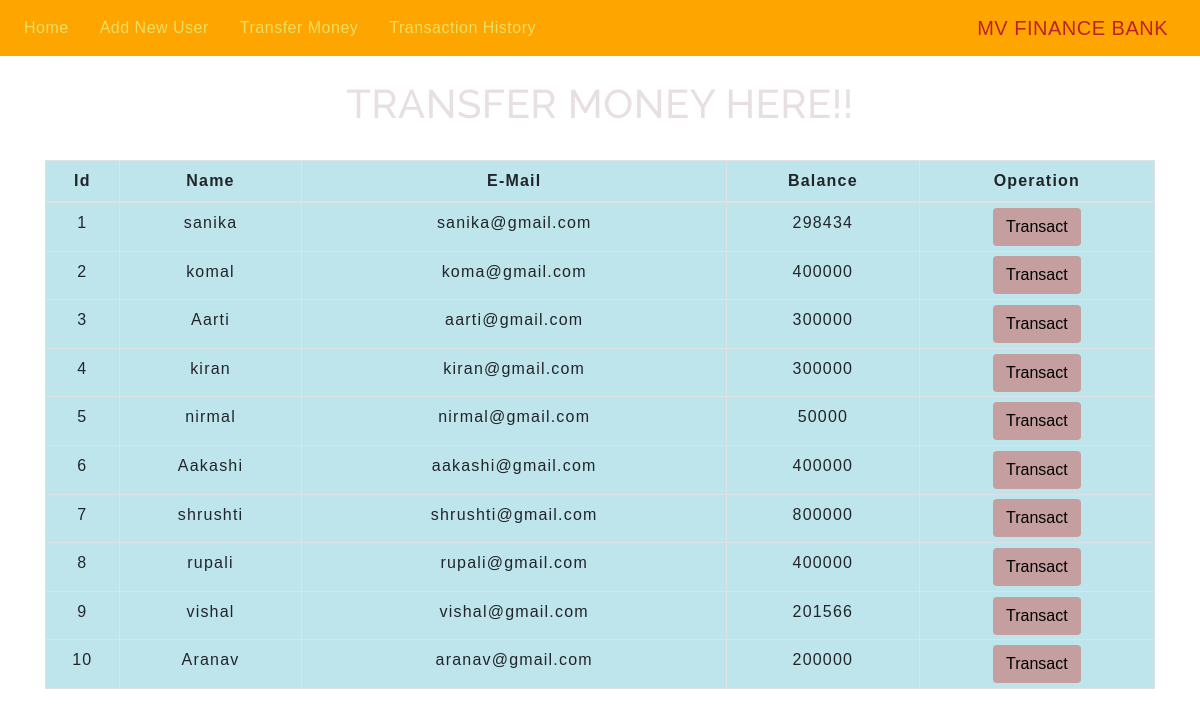
The app's page /transfermoney.php with its own data.
### tables this page shows
CREATE TABLE `customer` (
  `Id` int(3) NOT NULL,
  `Cname` varchar(20) NOT NULL,
  `Email` varchar(20) NOT NULL,
  `Current_balance` int(10) NOT NULL
);

### transfermoney.php (the view, shortened to what this page needs)
<!DOCTYPE html>
<html lang="en">
<head>
    <link rel="stylesheet" href="https://maxcdn.bootstrapcdn.com/bootstrap/4.0.0/css/bootstrap.min.css">
    <link rel="stylesheet" type="text/css" href="css/table.css">
    <link rel="stylesheet" type="text/css" href="css/navbar.css">
</head>
<body>
<?php
    include 'connect.php';
    $sql = "SELECT * FROM customer";
    $result = mysqli_query($conn,$sql);
?>
<?php
  include 'navbar.php';
?>
<div class="container">
        <h2 class="text-center pt-4">TRANSFER MONEY HERE!!</h2>
        <br>
            <div class="row">
                <div class="col">
                    <div class="table-responsive-sm">
                    <table class="table table-hover table-sm table-info table-condensed table-bordered">
                        <thead>
                            <tr>
                            <th scope="col" class="text-center py-2">Id</th>
                            <th scope="col" class="text-center py-2">Name</th>
                            <th scope="col" class="text-center py-2">E-Mail</th>
                            <th scope="col" class="text-center py-2">Balance</th>
                            <th scope="col" class="text-center py-2">Operation</th>
                            </tr>
                        </thead>
                        <tbody>
                <?php
                    while($rows=mysqli_fetch_assoc($result)){
                ?>
                    <tr>
                        <td class="py-2"><?php echo $rows['Id'] ?></td>
                        <td class="py-2"><?php echo $rows['Cname']?></td>
                        <td class="py-2"><?php echo $rows['Email']?></td>
                        <td class="py-2"><?php echo $rows['Current_balance']?></td>
                        <td><a href="selecteduserdetail.php?id= <?php echo $rows['Id'] ;?>"> <button type="button" class="btn">Transact</button></a></td>
                    </tr>
                <?php
                    }
                ?>
                        </tbody>
                    </table>
                    </div>
                </div>
            </div>
         </div>
</body>
</html>

### navbar.php (shortened to what this page needs)
  <nav style="background: orange;"class="navbar navbar-expand-md ">
  <div  class="collapse navbar-collapse" id="collapsibleNavbar">
        <ul class="navbar-nav mr-auto">
          <li class="nav-item">
            <a class="nav-link" href="index.php">Home</a>
          </li>
          <li class="nav-item">
            <a class="nav-link" href="createuser.php">Add New User</a>
          </li>
          <li class="nav-item">
            <a class="nav-link" href="transfermoney.php">Transfer Money</a>
          </li>
          <li class="nav-item">
            <a class="nav-link" href="transactionhistory.php">Transaction History</a>
          </li>
      </div>
<a class="navbar-brand" href="index.php">MV FINANCE BANK</a>
   </nav>

### css/table.css (style rules this page uses)
* { padding: 0; margin: 0; box-sizing: border-box; font-family: sans-serif; }
h2 { font-size: 40px; }
table { letter-spacing: 1.2px; }
td { text-align: center; }
button { border:none; background: #c59f9f; transition: 1s; }

### css/navbar.css (style rules this page uses)
.nav-link { margin-right: 15px; color:#e7df64; letter-spacing: 0.5px; transition: 0.5s; }
.navbar-brand { color: #bd2130; letter-spacing: 0.5px; }
h2 { color: #e7dfe3; letter-spacing: 0.5px; font-family: raleway; }

### transfermoney.php (style rules this page uses)
body { background-color: #fff; }
button { transition: 1.5s; }

### records on screen
customer: Id "1", Cname "sanika", Email "sanika@gmail.com", Current_balance "298434"
customer: Id "2", Cname "komal", Email "koma@gmail.com", Current_balance "400000"
customer: Id "3", Cname "Aarti", Email "aarti@gmail.com", Current_balance "300000"
customer: Id "4", Cname "kiran", Email "kiran@gmail.com", Current_balance "300000"
customer: Id "5", Cname "nirmal", Email "nirmal@gmail.com", Current_balance "50000"
customer: Id "6", Cname "Aakashi", Email "aakashi@gmail.com", Current_balance "400000"
customer: Id "7", Cname "shrushti", Email "shrushti@gmail.com", Current_balance "800000"
customer: Id "8", Cname "rupali", Email "rupali@gmail.com", Current_balance "400000"
customer: Id "9", Cname "vishal", Email "vishal@gmail.com", Current_balance "201566"
customer: Id "10", Cname "Aranav", Email "aranav@gmail.com", Current_balance "200000"
